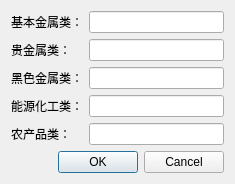
<?xml version="1.0" encoding="UTF-8"?>
<ui version="4.0">
 <class>setting_riskctrlcategory</class>
 <widget class="QDialog" name="setting_riskctrlcategory">
  <property name="geometry">
   <rect>
    <x>0</x>
    <y>0</y>
    <width>235</width>
    <height>173</height>
   </rect>
  </property>
  <property name="windowTitle">
   <string>品类集中度</string>
  </property>
  <layout class="QVBoxLayout" name="verticalLayout">
   <item>
    <layout class="QFormLayout" name="formLayout">
     <item row="0" column="0">
      <widget class="QLabel" name="label">
       <property name="text">
        <string>基本金属类：</string>
       </property>
      </widget>
     </item>
     <item row="0" column="1">
      <widget class="QLineEdit" name="lineEdit"/>
     </item>
     <item row="1" column="0">
      <widget class="QLabel" name="label_2">
       <property name="text">
        <string>贵金属类：</string>
       </property>
      </widget>
     </item>
     <item row="2" column="0">
      <widget class="QLabel" name="label_3">
       <property name="text">
        <string>黑色金属类：</string>
       </property>
      </widget>
     </item>
     <item row="3" column="0">
      <widget class="QLabel" name="label_4">
       <property name="text">
        <string>能源化工类：</string>
       </property>
      </widget>
     </item>
     <item row="4" column="0">
      <widget class="QLabel" name="label_5">
       <property name="text">
        <string>农产品类：</string>
       </property>
      </widget>
     </item>
     <item row="1" column="1">
      <widget class="QLineEdit" name="lineEdit_2"/>
     </item>
     <item row="2" column="1">
      <widget class="QLineEdit" name="lineEdit_3"/>
     </item>
     <item row="3" column="1">
      <widget class="QLineEdit" name="lineEdit_4"/>
     </item>
     <item row="4" column="1">
      <widget class="QLineEdit" name="lineEdit_5"/>
     </item>
    </layout>
   </item>
   <item>
    <widget class="QDialogButtonBox" name="buttonBox">
     <property name="orientation">
      <enum>Qt::Horizontal</enum>
     </property>
     <property name="standardButtons">
      <set>QDialogButtonBox::Cancel|QDialogButtonBox::Ok</set>
     </property>
    </widget>
   </item>
  </layout>
 </widget>
 <resources/>
 <connections>
  <connection>
   <sender>buttonBox</sender>
   <signal>accepted()</signal>
   <receiver>setting_riskctrlcategory</receiver>
   <slot>accept()</slot>
   <hints>
    <hint type="sourcelabel">
     <x>248</x>
     <y>254</y>
    </hint>
    <hint type="destinationlabel">
     <x>157</x>
     <y>274</y>
    </hint>
   </hints>
  </connection>
  <connection>
   <sender>buttonBox</sender>
   <signal>rejected()</signal>
   <receiver>setting_riskctrlcategory</receiver>
   <slot>reject()</slot>
   <hints>
    <hint type="sourcelabel">
     <x>316</x>
     <y>260</y>
    </hint>
    <hint type="destinationlabel">
     <x>286</x>
     <y>274</y>
    </hint>
   </hints>
  </connection>
 </connections>
</ui>
